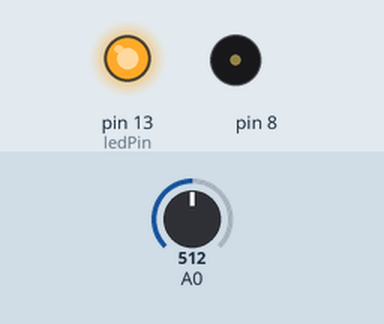
Recording of a sketch running on a simulated Arduino Uno, built with avr-gcc and run on an emulated ATmega328P. Shown: output pins drawn as LEDs (lit = HIGH), buzzer (waves = sounding). The inputs (shaded band) are chosen by the test bench; at power-on: A0 = 512.

Above: at 0.1 s.
At 5.1 s:
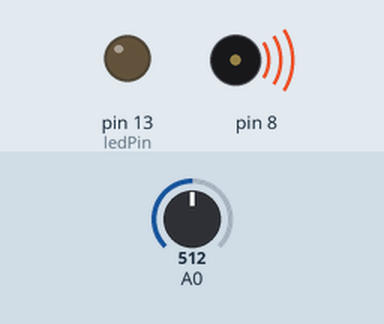
Timing chart, 0 to 6.6 s (numbered marks = the images above):
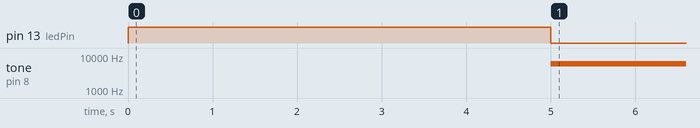

Measured:
- by itself, tone on pin 8: silent → 6000 Hz at 5.0 s

The sketch:

Project_06_Light_Theremin.ino
```cpp
int sensorValue;
int sensorLow = 1023;
int sensorHigh = 0;

const int ledPin = 13;


void setup() {
  pinMode(ledPin, OUTPUT);
  digitalWrite(ledPin, HIGH);
  while(millis() < 5000) {

    sensorValue = analogRead(A0);
    if (sensorValue > sensorHigh) {
      sensorHigh = sensorValue;
    }
    if (sensorValue < sensorHigh){
      sensorLow = sensorValue;
    }
  }
 digitalWrite(ledPin, LOW);
}

void loop() {
  sensorValue = analogRead(A0);

  int pitch =
  map(sensorValue, sensorLow, sensorHigh, 10, 6000);

  tone(8,pitch,20);

  delay(10);
}
```
